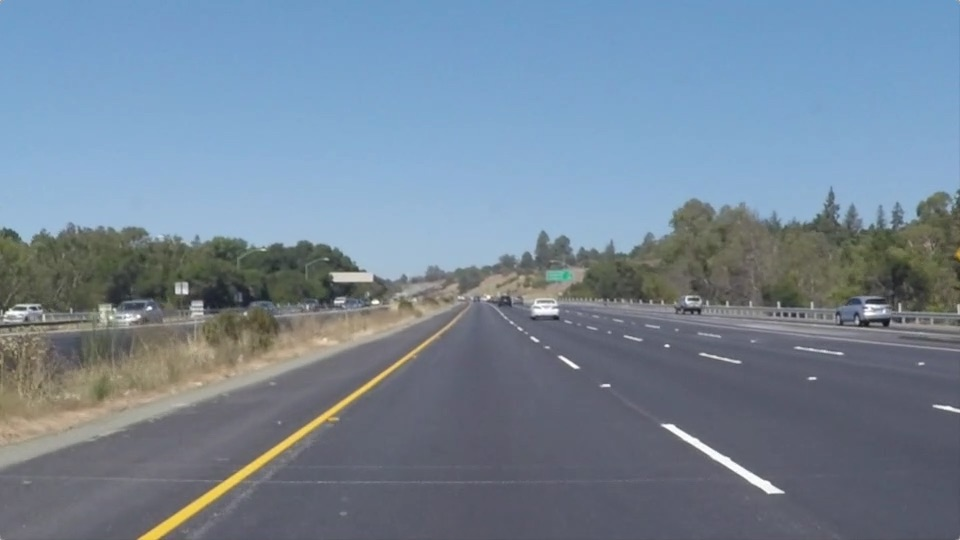
#> input picture Part 3/lane.jpg, 960 x 540 px
$ python project_1.py
#> lines starting #> are read from the running program, lines starting #| are printed output that depends on the picture
"""
自制 Canny 边缘检测小工具
"""
import cv2


def nothing(x):
    pass

img = cv2.imread('lane.jpg', 0)
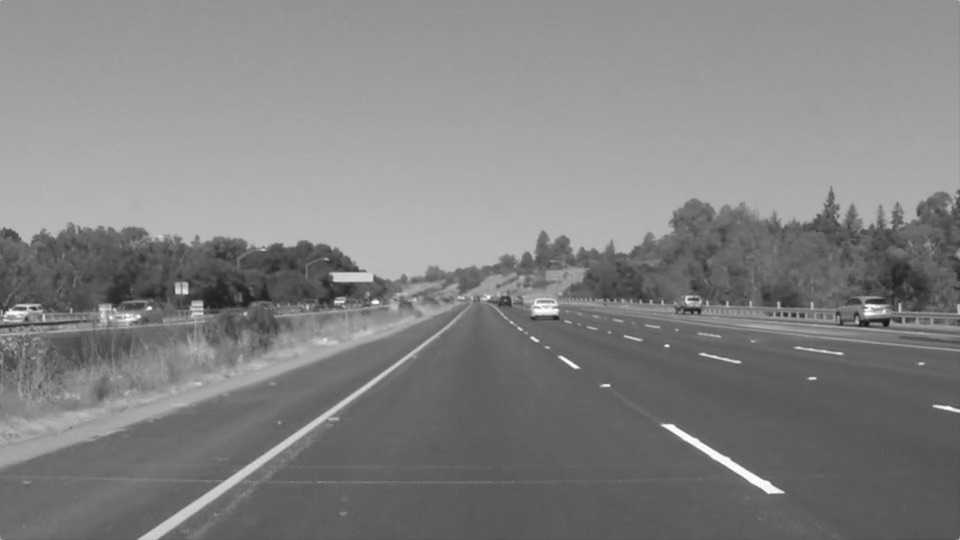
#> img: shape (540, 960); min 19, max 255, mean 130.4

cv2.namedWindow('edges', cv2.WINDOW_NORMAL)
cv2.createTrackbar('Min', 'edges', 0, 100, nothing)
cv2.createTrackbar('Max', 'edges', 0, 100, nothing)

while 1:
    min_bar = cv2.getTrackbarPos('Min', 'edges')
    max_bar = cv2.getTrackbarPos('Max', 'edges')
    edges = cv2.Canny(img, min_bar, max_bar)
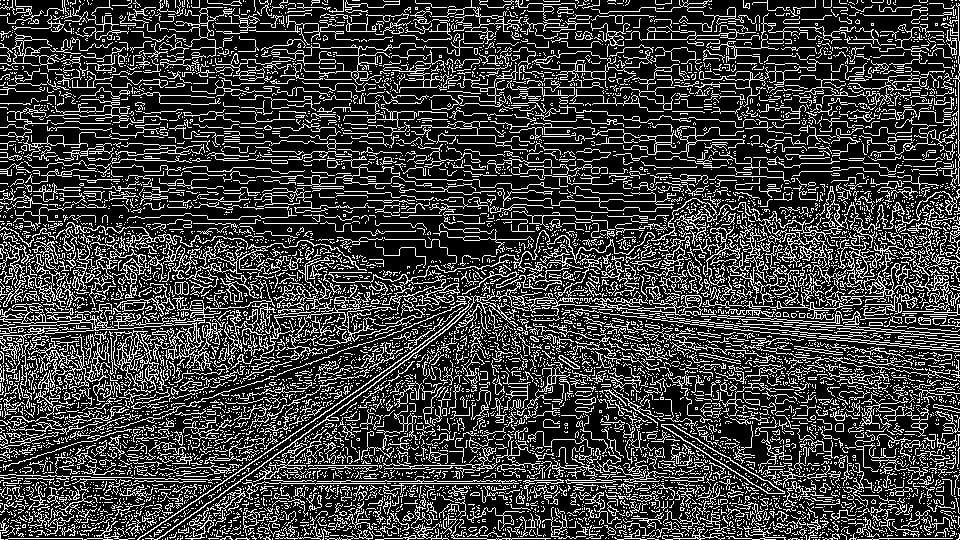
#> edges: shape (540, 960); 24.2% white in thin lines or dots
    cv2.imshow('edges', edges)
    k = cv2.waitKey(1)
#> (key Esc is pressed here)
    if k == 27:
        print('Min: ', min_bar)
        print('Max: ', max_bar)
        break

'''
the best: min = 54 / max = 82
'''
